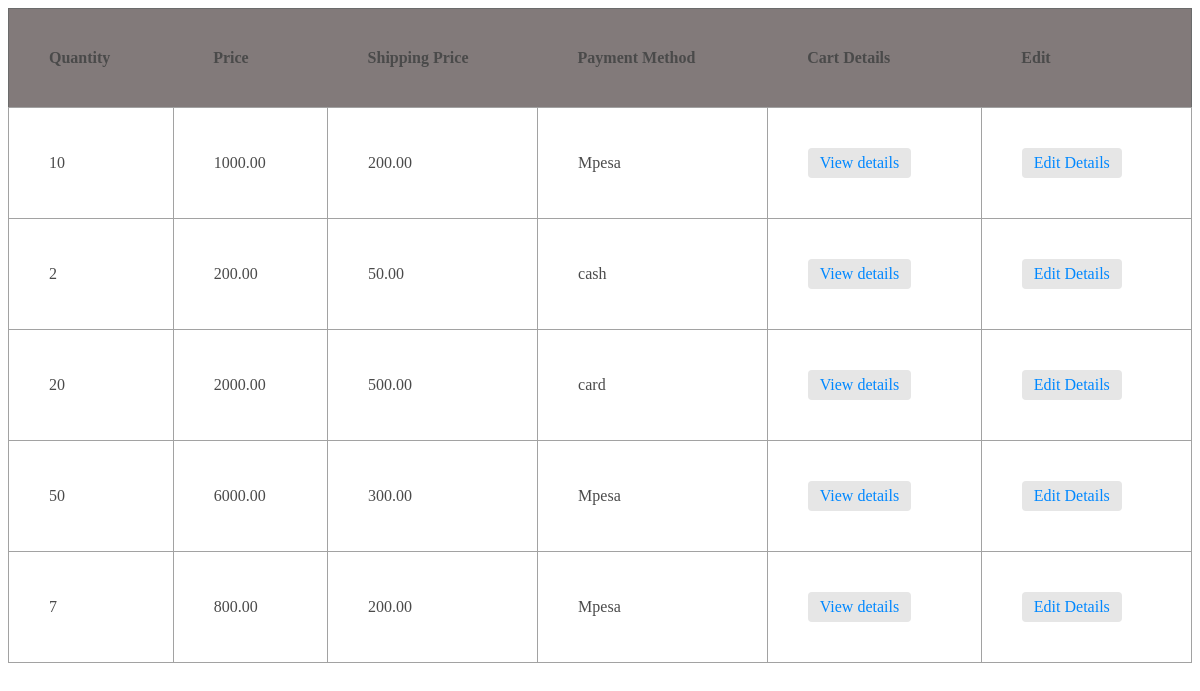
Screenshot of /cart/cart/list with the database file from the repository.
### cart/models.py (models this page shows, shortened)
class Cart(models.Model):
    quantity= models.PositiveBigIntegerField()
    price = models.DecimalField(max_digits=6,decimal_places=2)
    shipping_price =  models.DecimalField(max_digits=6,decimal_places=2)
    Payment_method = models.CharField (max_length=32)

### cart/views.py (the view)
# urls.py: path("cart/list", cart_list, name="cart_list_view"),
def cart_list(request):
    carts = Cart.objects.all()
    return render (request, "cart/cart_list.html", {"carts":carts})

### templates/cart/cart_list.html (shortened to what this page needs)
<!DOCTYPE html>
<html lang="en">
<head>
    {% load static %}
    <link rel="stylesheet" href="{% static 'inventory/product_list.css' %}">
</head>
<body>
     <table >
        <thead >
            <tr>
                <th >Quantity</th>
                <th >Price</th>
                <th >Shipping Price</th>
                <th>Payment Method</th>
                <th>Cart Details</th>
                <th>Edit</th>
            </tr>
        </thead>
        <tbody>
            {% for cart  in carts  %}
            <tr>
                <td >{{ cart.quantity }}</td>
                <td >{{ cart.price }}</td>
                <td >{{ cart.shipping_price}}</td>
                <td >{{ cart.Payment_method}}</td>
                <td>
                    <a href="{% url 'cart_detail_view' id=cart.id %}">View details</a>
                </td>
                <td>
                    <a href="{% url 'cart_edit_view' id=cart.id %}">Edit Details</a>
                </td>
            </tr>
            {%endfor%}
        </tbody>
    </table>
</body>
</html>

### inventory/static/inventory/product_list.css (style rules this page uses)
table { width: 100%; border-collapse: collapse; border: 1px solid #6B6B6B; color: #4A4A4A; }
th { background-color: #827a7a; padding: 12px; text-align: left; font-weight: bold; padding: 40px; }
td { padding: 10px; border: 1px solid #A2A2A2; padding: 40px; }
td a { display: inline-block; padding: 6px 12px; text-align: center; text-decoration: none; color: #0088FF; border-radius: 4px; background-color: #E6E6E6; transition: background-color 0.2s ease; }

### rows the page displays
Cart: quantity "10", price "1000.00", shipping_price "200.00", Payment_method "Mpesa"
Cart: quantity "2", price "200.00", shipping_price "50.00", Payment_method "cash"
Cart: quantity "20", price "2000.00", shipping_price "500.00", Payment_method "card"
Cart: quantity "50", price "6000.00", shipping_price "300.00", Payment_method "Mpesa"
Cart: quantity "7", price "800.00", shipping_price "200.00", Payment_method "Mpesa"
